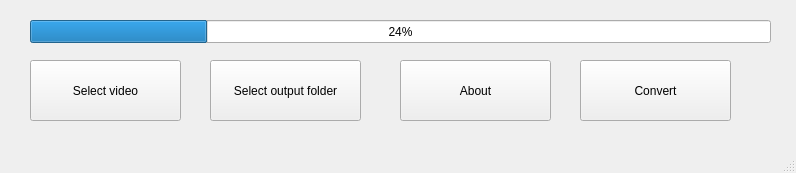
<?xml version="1.0" encoding="UTF-8"?>
<ui version="4.0">
 <class>MainWindow</class>
 <widget class="QMainWindow" name="MainWindow">
  <property name="geometry">
   <rect>
    <x>0</x>
    <y>0</y>
    <width>796</width>
    <height>173</height>
   </rect>
  </property>
  <property name="windowTitle">
   <string>mkv2othervideo - open source video decoder</string>
  </property>
  <property name="locale">
   <locale language="English" country="UnitedStates"/>
  </property>
  <widget class="QWidget" name="centralwidget">
   <widget class="QPushButton" name="pushButton">
    <property name="geometry">
     <rect>
      <x>30</x>
      <y>60</y>
      <width>151</width>
      <height>61</height>
     </rect>
    </property>
    <property name="text">
     <string>Select video</string>
    </property>
   </widget>
   <widget class="QPushButton" name="pushButton_2">
    <property name="geometry">
     <rect>
      <x>580</x>
      <y>60</y>
      <width>151</width>
      <height>61</height>
     </rect>
    </property>
    <property name="text">
     <string>Convert</string>
    </property>
   </widget>
   <widget class="QPushButton" name="pushButton_3">
    <property name="geometry">
     <rect>
      <x>210</x>
      <y>60</y>
      <width>151</width>
      <height>61</height>
     </rect>
    </property>
    <property name="text">
     <string>Select output folder</string>
    </property>
   </widget>
   <widget class="QLabel" name="label">
    <property name="geometry">
     <rect>
      <x>30</x>
      <y>230</y>
      <width>151</width>
      <height>31</height>
     </rect>
    </property>
    <property name="text">
     <string/>
    </property>
   </widget>
   <widget class="QLabel" name="label_2">
    <property name="geometry">
     <rect>
      <x>610</x>
      <y>230</y>
      <width>151</width>
      <height>31</height>
     </rect>
    </property>
    <property name="text">
     <string/>
    </property>
   </widget>
   <widget class="QProgressBar" name="progressBar">
    <property name="geometry">
     <rect>
      <x>30</x>
      <y>20</y>
      <width>741</width>
      <height>23</height>
     </rect>
    </property>
    <property name="value">
     <number>24</number>
    </property>
   </widget>
   <widget class="QPushButton" name="pushButton_4">
    <property name="geometry">
     <rect>
      <x>400</x>
      <y>60</y>
      <width>151</width>
      <height>61</height>
     </rect>
    </property>
    <property name="text">
     <string>About</string>
    </property>
   </widget>
  </widget>
  <widget class="QMenuBar" name="menubar">
   <property name="geometry">
    <rect>
     <x>0</x>
     <y>0</y>
     <width>796</width>
     <height>22</height>
    </rect>
   </property>
  </widget>
  <widget class="QStatusBar" name="statusbar"/>
  <action name="actionAbout">
   <property name="checkable">
    <bool>true</bool>
   </property>
   <property name="checked">
    <bool>false</bool>
   </property>
   <property name="text">
    <string>About</string>
   </property>
  </action>
  <action name="actionExit">
   <property name="text">
    <string>Exit</string>
   </property>
  </action>
 </widget>
 <resources/>
 <connections/>
</ui>
